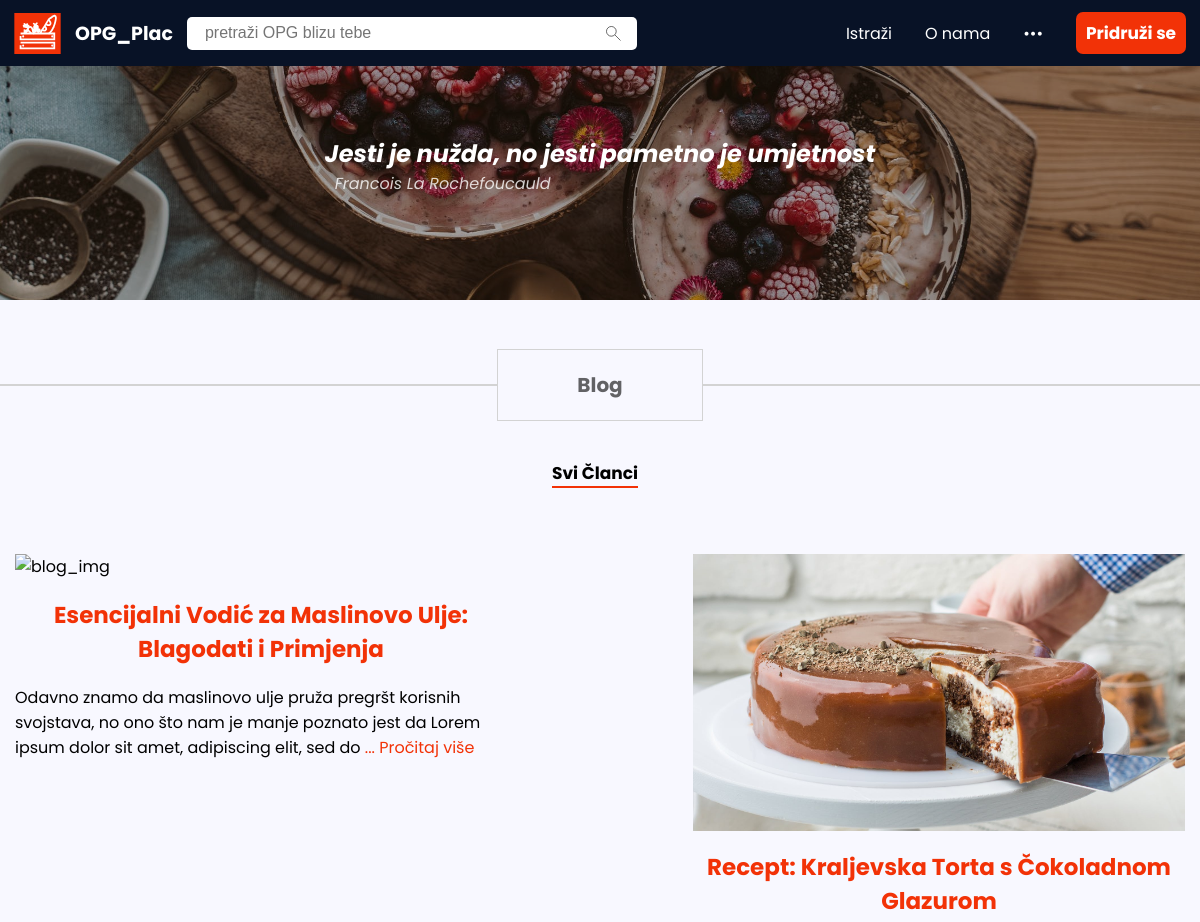
The page /blog/ (upper part) on the database as committed earlier.
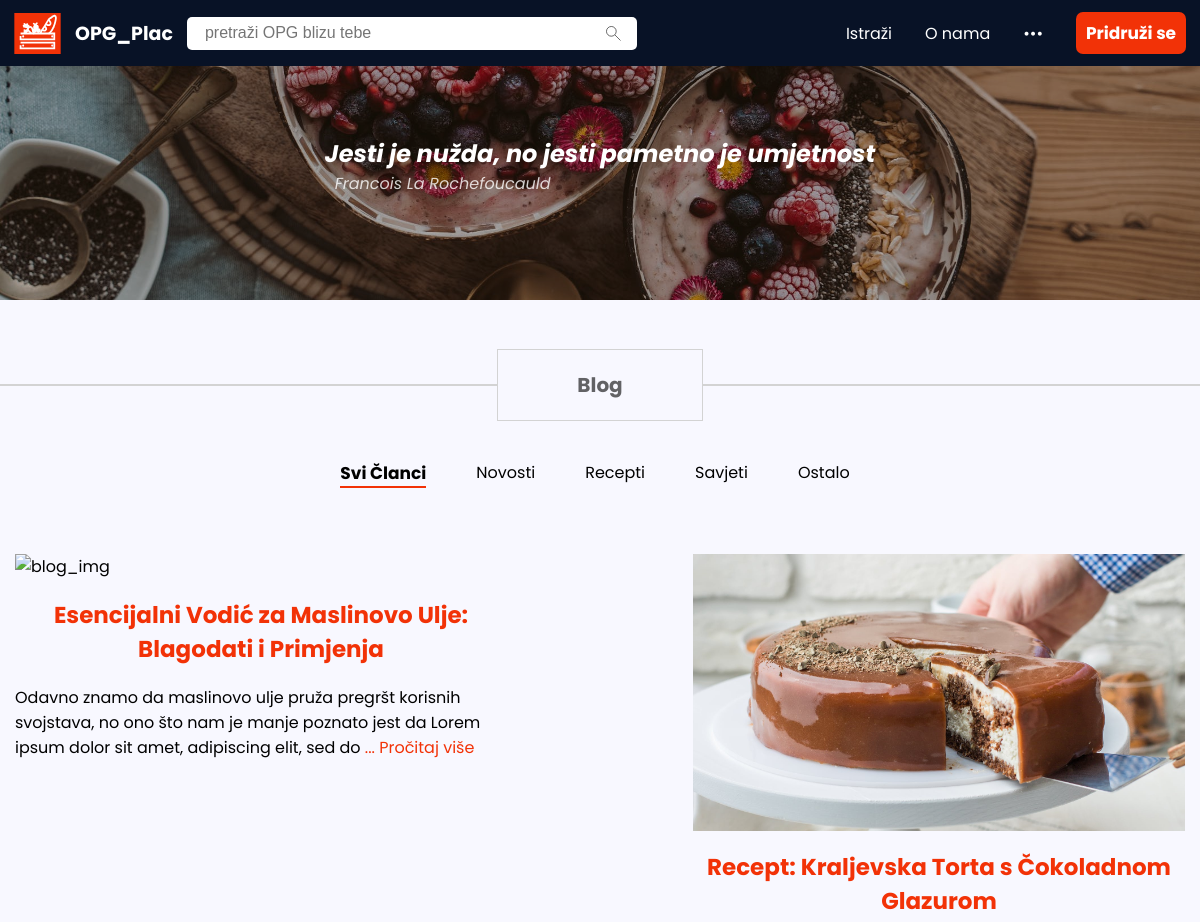
The same page on the database as committed later.
### OPG_Plac/models.py (models this page shows, shortened)
class BlogCategory(models.Model):
    category = models.CharField(max_length=20, unique=True)
    position_index = models.IntegerField(null=True)

### OPG_Plac/views.py (the view)
# urls.py: path('blog/', render_blog, name="blog"),
def render_blog(request):
    blog_categories = models.BlogCategory.objects.all().order_by('position_index')
    categories = []  # Sort categories and pack in list
    for category in blog_categories:
        categories.append(category.category)
    return render(request, "components/blog/blog.html", {"categories": categories})

### OPG_Plac/templates/components/blog/blog.html (shortened to what this page needs)
{% extends 'components/site_frame.html' %}
{% load static %}
{% block head %}
    <link rel="stylesheet" href="{% static 'subpages/blog/header_hero.css' %}">
    <link rel="stylesheet" href="{% static 'subpages/blog/blog.css' %}">
    <link rel="stylesheet" href="{% static 'subpages/blog/blog_item.css' %}">
{% endblock %}
{% block body %}
    {% include '../navbar.html' %}
    {% include './header_hero.html' %}
    {% include '../divider_hr_title.html' with title="Blog" %}
    <div class="blog-category-menu-container">
        <ul class="blog-category-filter-menu">
            <li onclick="filter_categories('all')" id="blog-category-filter-all" class="filter-category-option active">Svi Članci</li>
            {% for category in categories %}
                <li class="filter-category-option" id="blog-category-filter-{{category}}" onclick="filter_categories('{{category}}')">{{category}}</li>
            {% endfor %}
        </ul>
    </div>
    <div id="blog-previews-container" class="blog-items-top-conteiner">
        {% include './blog_item.html' with title="Esencijalni Vodić za Maslinovo Ulje: Blagodati i Primjenja" content="Odavno znamo da maslinovo ulje pruža pregršt korisnih svojstava, no ono što nam je manje poznato jest da Lorem ipsum dolor sit amet, adipiscing elit, sed do " img_url="resources/images/blog/olive-oil-salad-dressing-cooking-olive.jpg" %}
        {% include './blog_item.html' with title="Recept: Kraljevska Torta s Čokoladnom Glazurom" content="Recept ove torte poznat je od davnina kada se ista posluživala samo u krugovima visokog statusa, a sada.. Lorem ipsum - dolor sit amet, consectetur adipiscing elit, sed do eiusmod tempor incididunt ut labore et dolor aliqua" img_url="resources/images/blog/pexels-photo-2680603.jpeg" %}
    </div>
{% endblock %}

### OPG_Plac/templates/components/site_frame.html (shortened to what this page needs)
{% load static %}
<!DOCTYPE html>
<html lang="en">
<head>
    <link rel="stylesheet" href="{% static 'style.css' %}">
    <link rel="stylesheet" type="text/css" href="{% static 'navbar.css' %}">
    <link rel="stylesheet" type="text/css" href="{% static 'header_hero.css' %}">
    <link rel="stylesheet" href="{% static 'category_selection_block.css' %}">
    <link rel="stylesheet" href="{% static 'guarantee_banner.css' %}">
    <link rel="stylesheet" href="{% static 'blog_highlights.css' %}">
    <link rel="stylesheet" href="{% static 'footer.css' %}">
    <link rel="stylesheet" href="{% static 'divider_hr_title.css' %}">
    {% block head %}
    {% endblock %}
</head>
<body>
    {% block body %}
    {% endblock %}
</body>
</html>

### OPG_Plac/templates/components/navbar.html (shortened to what this page needs)
{% load static %}
   <nav id="navbar" class="navbar">
    <div class="logo-nav-container">
        <div class="logo">
            <img src="{% static 'resources/icons/logo_icn.svg' %}" alt="" width=47 height=41>
            <span class="media-width" id="logo-span">OPG_Plac</span>
        </div>
        <div id="nav-search-bar" class="hide">
            <input placeholder="pretraži OPG blizu tebe" id="nav_search_bar_input" class="search-bar-input" type="text" name="search_bar_input">
            <button class="search-icon-button">
                    <img src="{% static 'resources/icons/magnifier_icon.svg' %}" alt="magnifier_icon" height=15 width=15>
            </button>
        </div>
    </div>
    <ul id="nav-menu" class="nav-menu">
        <li class="media-width navitem" id="nav-link-01">Istraži</li>
        <li class="media-width navitem"> O nama</li>
        <li id="three-dot-menu-button">
            <div class="navitem">•••</div>
        </li>
        <li>
            <button class="join-btn">Pridruži se</button>
        </li>
    </ul>
</nav>

### OPG_Plac/templates/components/blog/header_hero.html
<header class="about-header-hero-container">
    <div class="about-header-hero-text-box">
        <h4>Jesti je nužda, no jesti pametno je umjetnost</h4>
        <span>Francois La Rochefoucauld</span>
    </div>
</header>

### OPG_Plac/templates/components/divider_hr_title.html (shortened to what this page needs)
<div class="blog-intro-header-divider">
    <div class="intro-divider-headline-box">
        <span>{{title}}</span>
    </div>
</div>

### OPG_Plac/templates/components/blog/blog_item.html
{% load static %}
{% static "" as baseurl %}
<div class="blog-card-container">
    <div onclick="viewItem('{{img_url}}')" class="blog-item-image-box">
        <img class="blog-item-img-content" src="{{baseurl}}{{img_url}}" alt="blog_img">
    </div>
    <div class="blog-item-text-content-container">
        <div class="blog-item-text-headline">
            <h2 onclick="viewItem('{{img_url}}')">{{title}}</h2>
        </div>
        <div class="blog-item-content-snip">
            <span>{{content}}</span><a class="blog-item-lnk" href="#"> ... Pročitaj više</a>
        </div>
    </div>
</div>

### OPG_Plac/static/style.css (style rules this page uses)
body { background: ghostwhite; margin: 0; padding: 0; height: 1500px; font-family: Poppins, sans-serif; }

### OPG_Plac/static/navbar.css (style rules this page uses)
.navbar { position: fixed; width: 100%; height: 66px; top: 0%; left: 0%; z-index: 99; box-sizing: border-box; padding-left: 14px; padding-right: 14px; display: flex; justify-content: space-between; align-items: center; }
.logo { display: flex; justify-content: left; }
.logo span { font-size: 19px; font-weight: bold; color: white; align-items: center; margin-left: 14px; }
.nav-menu { display: flex; justify-content: right; align-items: center; }
.nav-menu li { color: white; list-style: none; font-weight: 400; font-size: 16px; margin-left: 33px; }
.join-btn { border: none; width: 110px; height: 41.575px; border-radius: 7px; background-color: #F23207; color: white; font-size: 17px; font-weight: bolder; font-family: Poppins, sans-serif; }
.navbar-top { background: #081226; }
.nav-search-bar { display: inline-flex; align-items: center; margin-left: 14px; width: 100%; height: 100%; max-width: 450px; background: white; height: 33px; border-radius: 5px; }
#search_bar_input, #nav_search_bar_input { margin-left: 16px; width: 100%; }
.search-icon-button { background: transparent; border: none; margin-right: 10px; margin-left:10px; display: inline-flex; align-items: center; }
.logo-nav-container { display: flex; justify-content: left; align-items: center; }
@media (min-width: 1100px) { .media-width { display: inline-flex; align-items: center; } }
@media (min-width: 500px) { .logo-nav-container { width: 60%; } }

### OPG_Plac/static/header_hero.css (style rules this page uses)
.search-bar-input { border: none; font-size: 16px; }
.search-icon-button { background: transparent; border: none; margin-right: 10px; margin-left:10px; }

### OPG_Plac/static/divider_hr_title.css (style rules this page uses)
.blog-intro-header-divider { margin: 0 auto; margin-top: 50px; height: 70px; max-width: 1320px; display: flex; align-items: center; justify-content: center; position: relative; }
.intro-divider-headline-box { border: solid 1px lightgrey; background: ghostwhite; width: 204px; height: 70px; z-index: 2; display: flex; justify-content: center; align-items: center; }
.intro-divider-headline-box span { font-size: 20px; font-weight: bold; opacity: 0.6; }

### OPG_Plac/static/subpages/blog/header_hero.css (style rules this page uses)
.about-header-hero-container { position: relative; box-sizing: border-box; height: 300px; width: 100%; }
.about-header-hero-container::before { content: ''; position: absolute; top: 0; bottom: 0; left: 0; right: 0; background-image: url('/static/resources/images/blog/pexels-photo-4099237.jpeg'); background-size: cover; background-position-y: 60%; filter: brightness(0.7); -webkit-background-size: cover; -moz-background-size: cover; -o-background-size: cover; }
.about-header-hero-text-box { position: absolute; left: 50%; top: 50%; transform: translate(-50%, -50%); }
.about-header-hero-text-box h4 { color: white; font-size: 24px; font-style: italic; margin-bottom: 0px; }
.about-header-hero-text-box span { color: white; font-size: 16px; opacity: 0.8; margin-left: 10px; font-style: italic; }

### OPG_Plac/static/subpages/blog/blog.css (style rules this page uses)
.blog-category-menu-container { margin-top: 40px; display: flex; justify-content: center; }
.blog-category-filter-menu { margin-top: 0px; display: flex; justify-content: center; }
.blog-category-filter-menu li { list-style: none; }
@media (min-width: 650px) { .blog-category-filter-menu li { margin-right: 50px; } }
.active { border-bottom: solid 2px #F23207; font-weight: bold; font-size: 17px; }
.blog-items-top-conteiner { box-sizing: border-box; margin: 0 auto; margin-top: 50px; padding-left: 15px; padding-right: 15px; width: 100%; max-width: 1200px; display: flex; flex-wrap: wrap; }
@media (min-width: 1030px) { .blog-items-top-conteiner { justify-content: space-between; } }

### OPG_Plac/static/subpages/blog/blog_item.css (style rules this page uses)
.blog-card-container { max-width: 492px; margin-bottom: 120px; }
.blog-item-image-box { max-width: 492px; max-height: 277px; overflow: hidden; display: flex; justify-content: center; align-items: center; cursor: pointer; }
.blog-item-img-content { width: 100%; }
.blog-item-text-headline h2 { color: #F23207; font-size: 23px; text-align: center; cursor: pointer; }
.blog-item-lnk { text-decoration: none; color: #F23207; }

Rows that differ between the two databases and show on the page:
added BlogCategory: categories "Novosti"
added BlogCategory: categories "Recepti"
added BlogCategory: categories "Savjeti"
added BlogCategory: categories "Ostalo"
